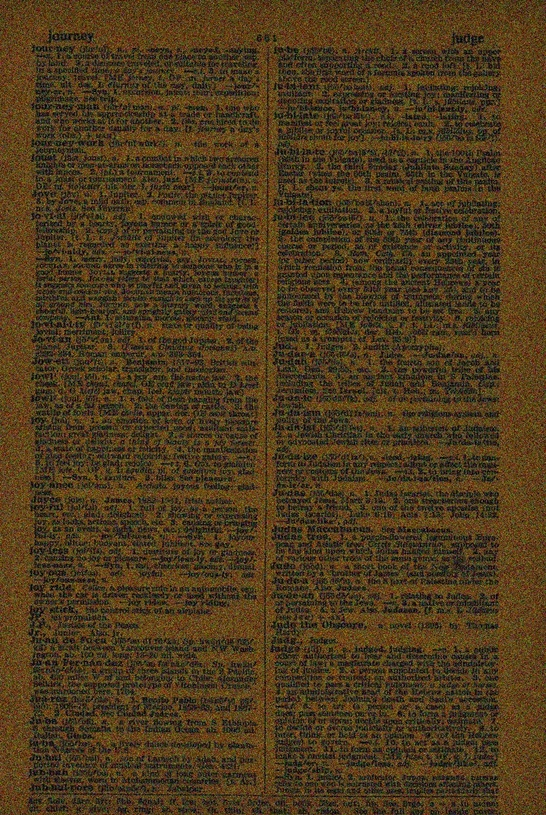
#> input picture lowlight_dataset/demo_densetext_det.jpg, 546 x 815 px, shrunk from 675 x 1008 before the run
$ python -i create_lowlight_dataset.py   (imports and definitions only)
#> lines starting #> are read from the running program, lines starting #| are printed output that depends on the picture
#> further down, picture is the input picture: shape (815, 546, 3); mean B, G, R 30.5, 59.5, 79.1
import cv2
import numpy as np
import os
import random

# ==================== 配置参数 ====================
INPUT_DIR = 'C:/Users/dingy/PycharmProjects/bishe/mmocr/demo'
OUTPUT_DIR = 'C:/Users/dingy/PycharmProjects/bishe/mmocr/lowlight_dataset'

# 控制随机范围，避免“一刀切”
MIN_BRIGHTNESS = 0.25  # 最暗为原图的 25%
MAX_BRIGHTNESS = 0.55  # 最亮为原图的 55%
MIN_NOISE = 10  # 最小噪声标准差
MAX_NOISE = 25  # 最大噪声标准差
# =================================================

# [1 line not run here, left out]


def apply_low_light_effect(image):
    """
    自适应低照度退化算法：
    1. 在 HLS 空间对 L 通道进行随机比例衰减。
    2. 仅在 L 通道上叠加单通道高斯噪声，模拟真实的低照度亮度噪点。
    """
    # 随机生成当前图片的退化参数
    brightness_factor = random.uniform(MIN_BRIGHTNESS, MAX_BRIGHTNESS)
    noise_sigma = random.uniform(MIN_NOISE, MAX_NOISE)

    # 1. 转换到 HLS 颜色空间
    hls = cv2.cvtColor(image, cv2.COLOR_BGR2HLS)
#> hls: shape (815, 546, 3); mean of channels 0, 1, 2 19.5, 54.9, 122.7
    h, l, s = cv2.split(hls)
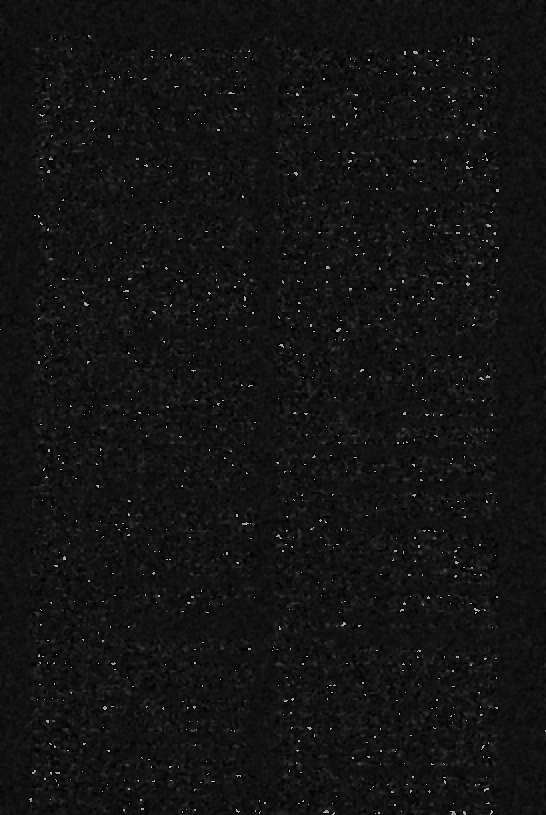
#> h: shape (815, 546); min 0, max 179, mean 19.5
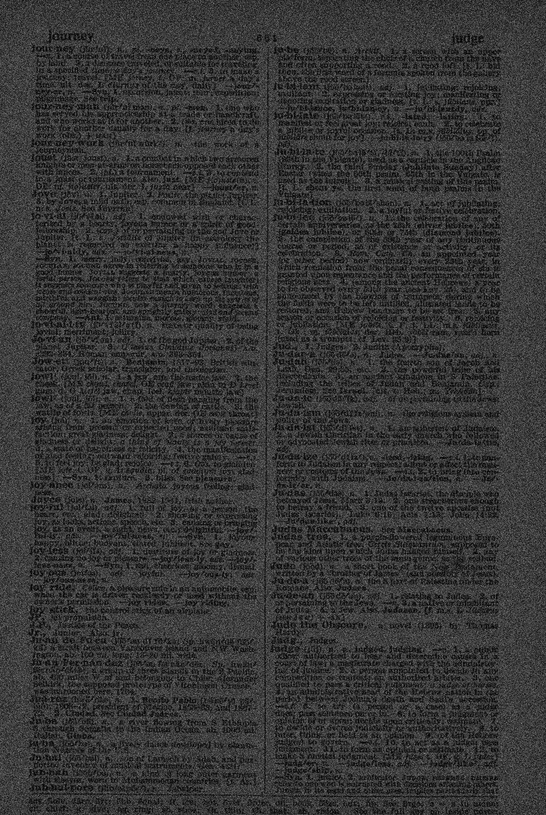
#> l: shape (815, 546); min 0, max 139, mean 54.9
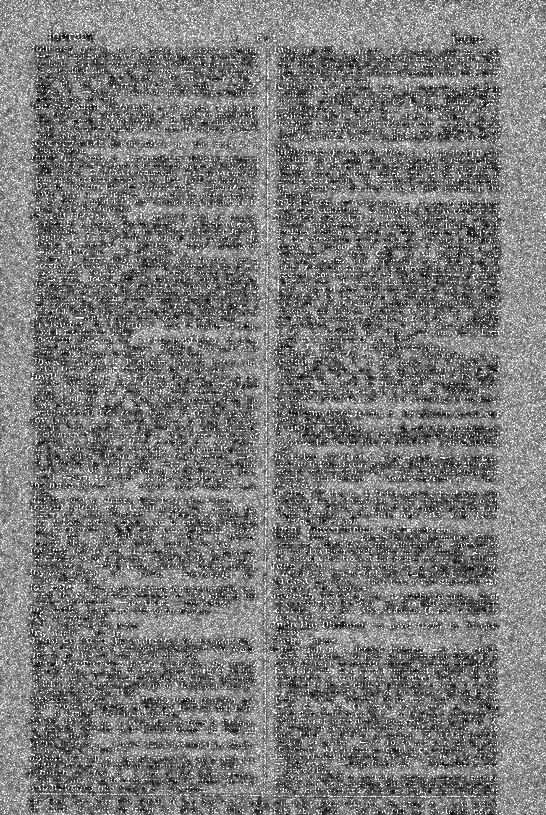
#> s: shape (815, 546); min 0, max 255, mean 122.7

    # 2. 降低亮度通道 (L)
    l = cv2.multiply(l, brightness_factor)
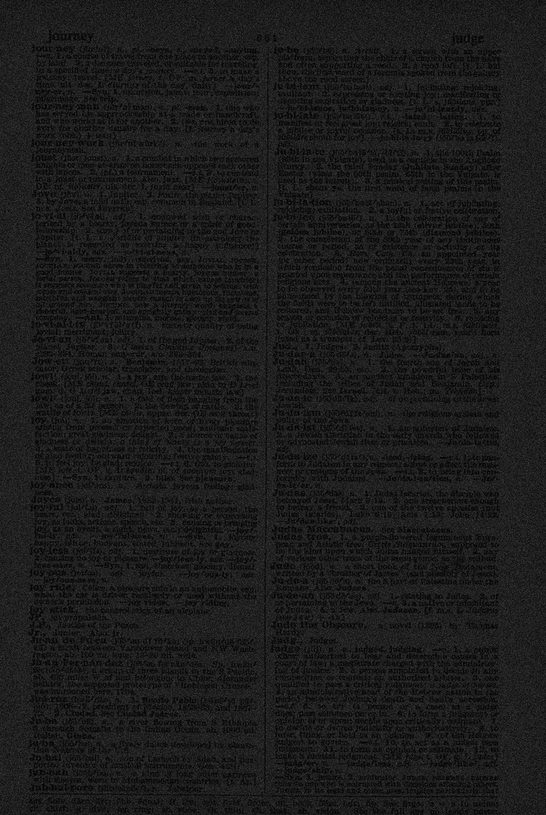
#> l: shape (815, 546); min 0, max 70, mean 27.6
    l = np.clip(l, 0, 255)

    # 3. 构造单通道高斯噪声并叠加到亮度通道 (避免产生不真实的彩色雪花点)
    row, col = l.shape
#> row = 815; col = 546
    gauss = np.random.normal(0, noise_sigma, (row, col))
    noisy_l = l + gauss
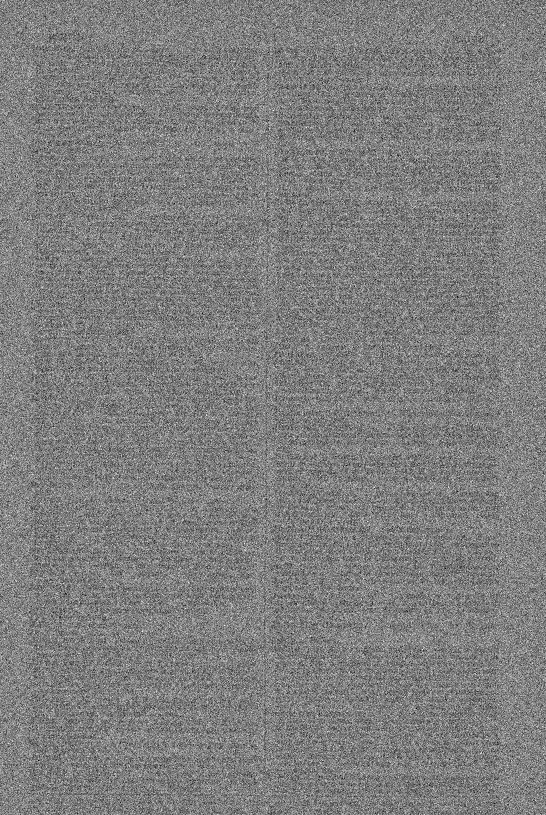
#> noisy_l: shape (815, 546) float64; min -80.26, max 136.6, mean 27.7; drawn with min black and max white
    noisy_l = np.clip(noisy_l, 0, 255).astype(np.uint8)

    # 4. 合并通道并转回 BGR
    low_light_hls = cv2.merge([h, noisy_l, s])
#> low_light_hls: shape (815, 546, 3); mean of channels 0, 1, 2 19.5, 28.6, 122.7
    low_light_rgb = cv2.cvtColor(low_light_hls, cv2.COLOR_HLS2BGR)
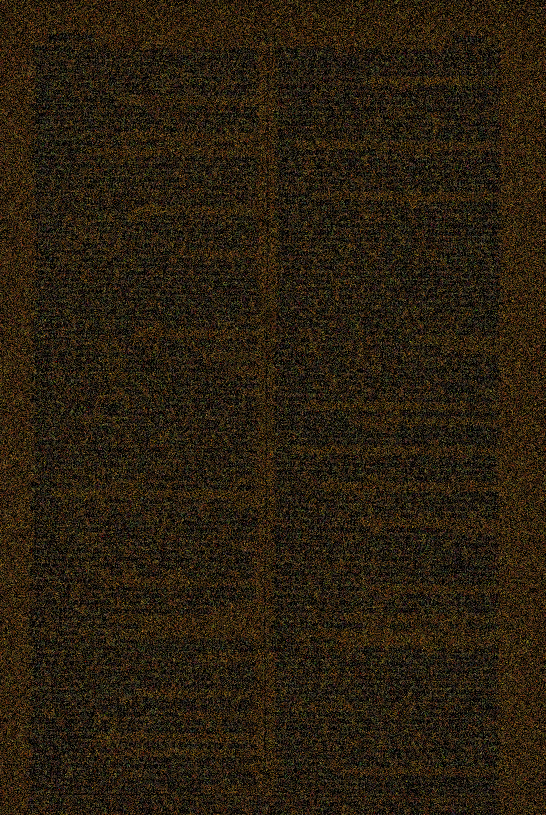
#> low_light_rgb: shape (815, 546, 3); mean B, G, R 15.7, 31.1, 41.5

    return low_light_rgb, brightness_factor, noise_sigma


# [43 lines left out: function main, not called in this run]


# [2 lines not run here, left out]

>>> import cv2
>>> picture = cv2.imread('lowlight_dataset/demo_densetext_det.jpg')
>>> result = apply_low_light_effect(picture)
